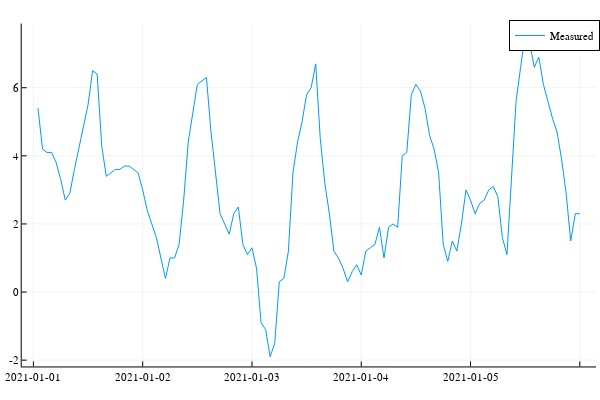

Source (notebook cell):
### Code cell
# using StatsPlots
# using Dates

@df data plot(:ts, :value, label="Measured")
# plot(data, :ts, :value)

# macro lims()
#     return quote
#         # (-5, 15) |> ylims!
#         "Date" |> xlabel!
#         "Temperature" |> ylabel!
#     end
# end

# @lims()

# (data[1, :ts], data[24*5, :ts]) |> xlims!
